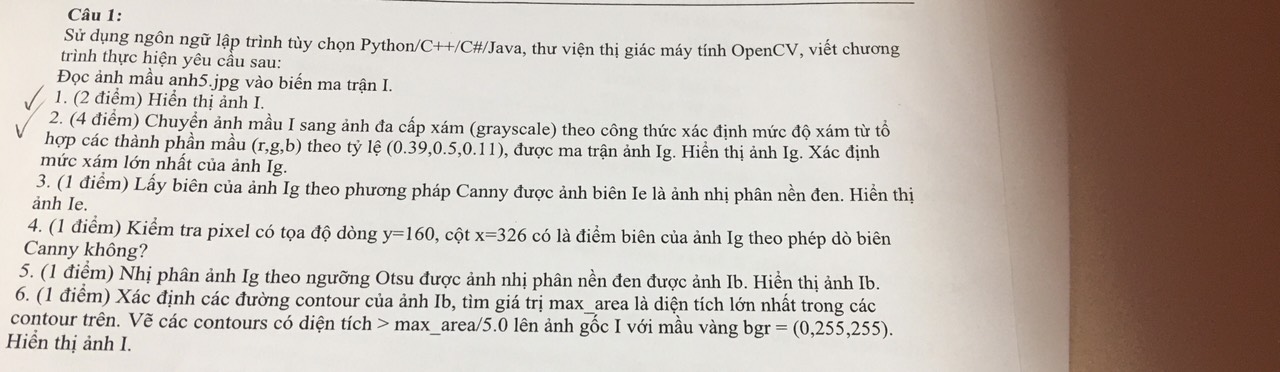
#> input picture Images/anh5.jpg, 1280 x 372 px, found by its file name
$ python de05.py
#> lines starting #> are read from the running program, lines starting #| are printed output that depends on the picture; long printed decimals are rounded
import cv2
import numpy as np
import matplotlib.pyplot as plt
import os

BasePath = os.path.dirname(__file__) + "\\..\\Images\\"

if __name__ == '__main__':
    ImagePath = BasePath + "anh5.jpg"

    #1
    I = cv2.imread(ImagePath,cv2.IMREAD_COLOR)
#> I is the input picture: shape (372, 1280, 3); mean B, G, R 175.1, 182.8, 193
    #cv2.imshow("Image",I)

    height, width,_ = I.shape
#> height = 372; width = 1280
    print(f"tỷ lệ width / height = {width / height}")
#| tỷ lệ width / height = 3.441
    #2

    new_width = 256
    new_height = int(height * (new_width / float(width)))
#> new_height = 74

    I2 = cv2.resize(I, (new_width, new_height), interpolation=cv2.INTER_AREA)
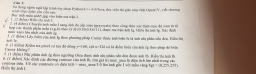
#> I2: shape (74, 256, 3); mean B, G, R 175.1, 182.8, 193

    #cv2.imshow("Resize Image", I2)

    #3
    Ihsv = cv2.cvtColor(I,cv2.COLOR_BGR2HSV)
#> Ihsv: shape (372, 1280, 3); mean H, S, V 18, 35.2, 193.1
    h,s,v = cv2.split(Ihsv)
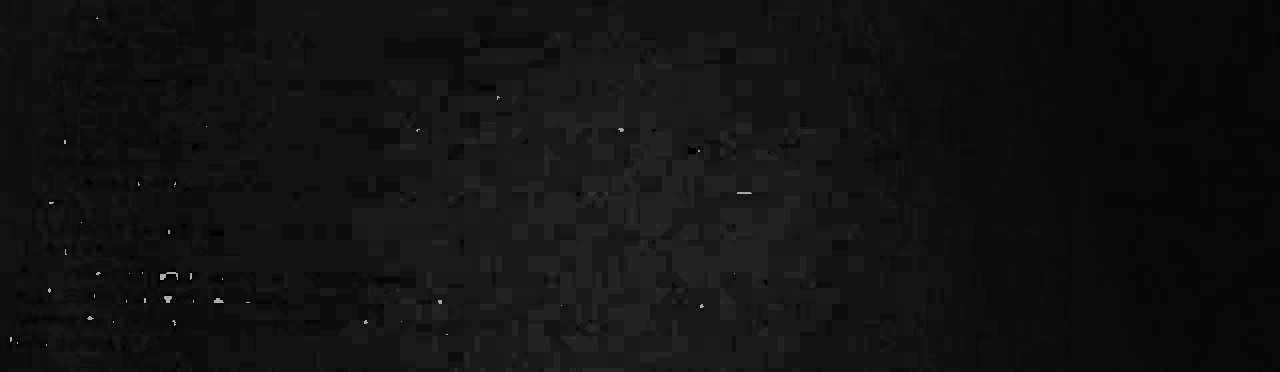
#> h: shape (372, 1280); min 0, max 177, mean 18
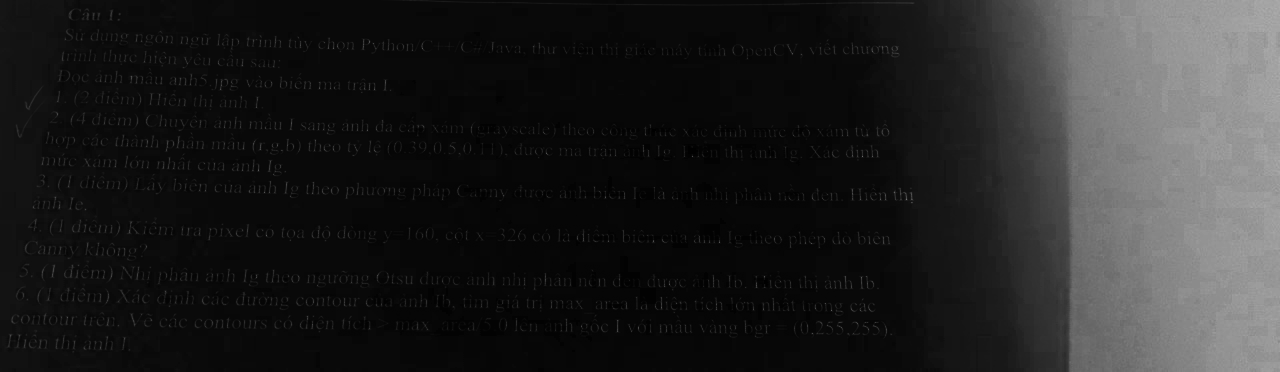
#> s: shape (372, 1280); min 0, max 174, mean 35.2
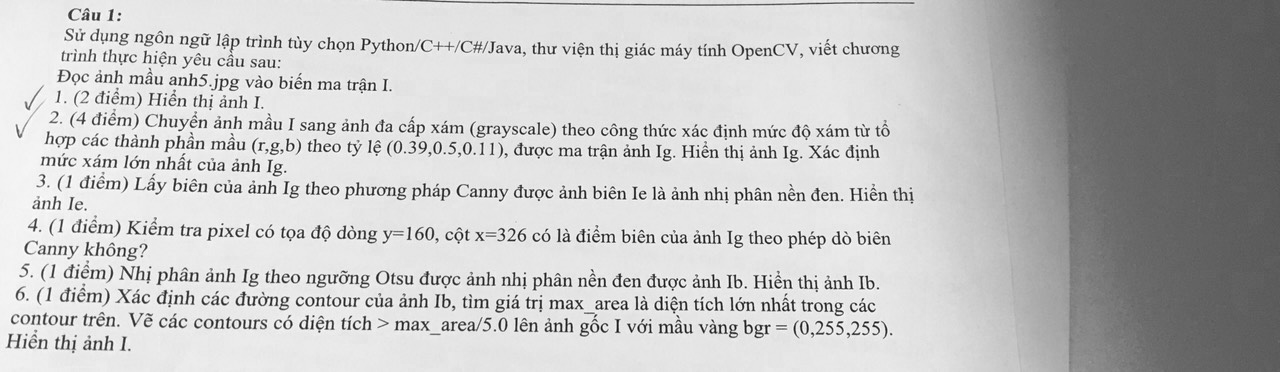
#> v: shape (372, 1280); min 14, max 255, mean 193.1

    #cv2.imshow("S channel",s)

    #4
    s_blur = cv2.medianBlur(s,3)

    Ihsv[:,:,1] = s_blur
#> Ihsv: shape (372, 1280, 3); mean H, S, V 18, 34.8, 193.1

    I3 = cv2.cvtColor(Ihsv,cv2.COLOR_HSV2BGR)

    #cv2.imshow("Raw after blur",I3)

    #5
    hist_s = cv2.calcHist([Ihsv], [1], None, [256], [0, 256])
#> hist_s = 256 values, max 94922 at index 9, min 0 at index 1, mean 1860

    plt.plot(hist_s, color='red')
    plt.xlabel('Giá trị pixel')
    plt.ylabel('Số lượng pixel')
    plt.title('Histogram kênh S')
    plt.show()
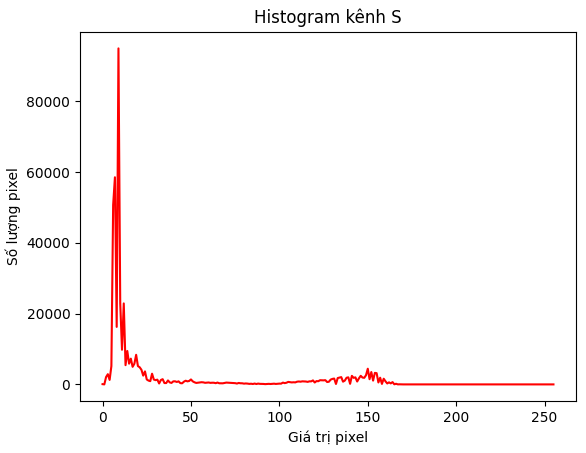
#> figure drawn by matplotlib, 1 panel; curve peaks at x = 9, y = 94922

    #6

    adjusted_s = cv2.equalizeHist(s)
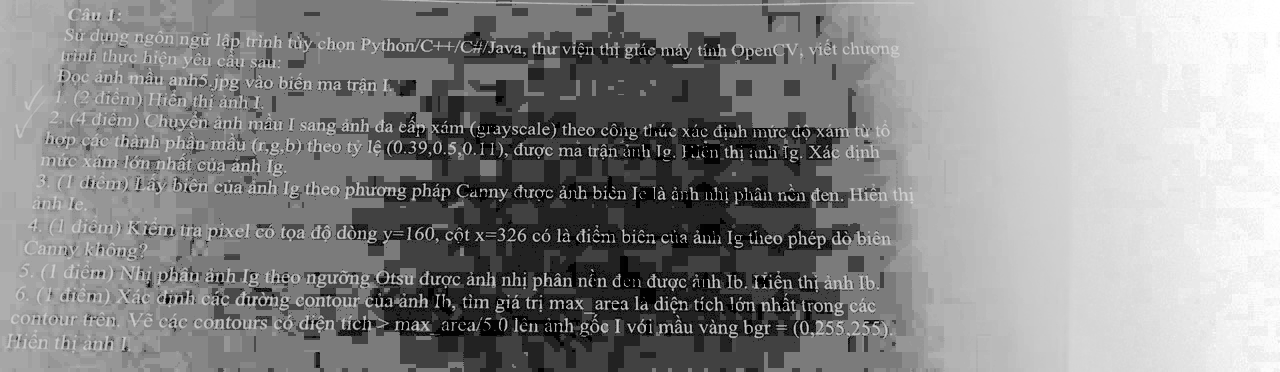
#> adjusted_s: shape (372, 1280); min 0, max 255, mean 136.4
    adjusted_hsv = Ihsv.copy()
    adjusted_hsv[:,:,2] = adjusted_s
#> adjusted_hsv: shape (372, 1280, 3); mean H, S, V 18, 34.8, 136.4

    I4 = cv2.cvtColor(adjusted_hsv,cv2.COLOR_HSV2BGR)
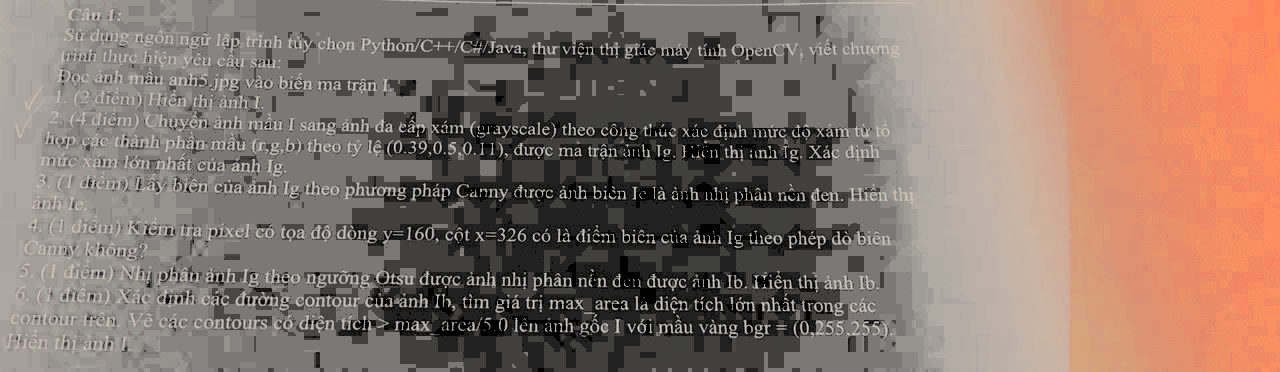
#> I4: shape (372, 1280, 3); mean B, G, R 107.5, 117.3, 136.3

    cv2.imshow("adjusted hsv",I4)

    cv2.waitKey(0)
    cv2.destroyAllWindows()
